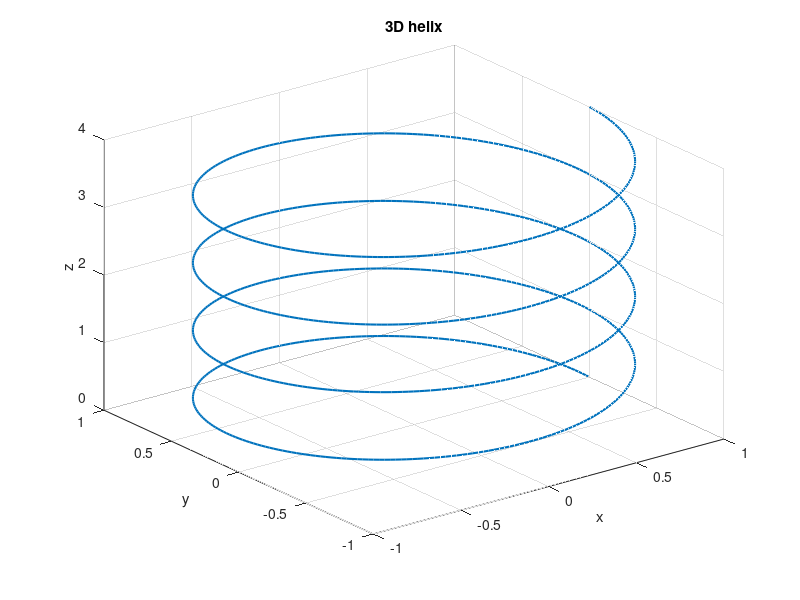

Write the MATLAB code that produced this figure.
% 3D helix / parametric geometry
clc; clear; close all;
t = linspace(0,8*pi,1000);
x = cos(t); y = sin(t); z = t/(2*pi);
plot3(x,y,z,'LineWidth',1.5); grid on;
title('3D helix'); xlabel('x'); ylabel('y'); zlabel('z');
